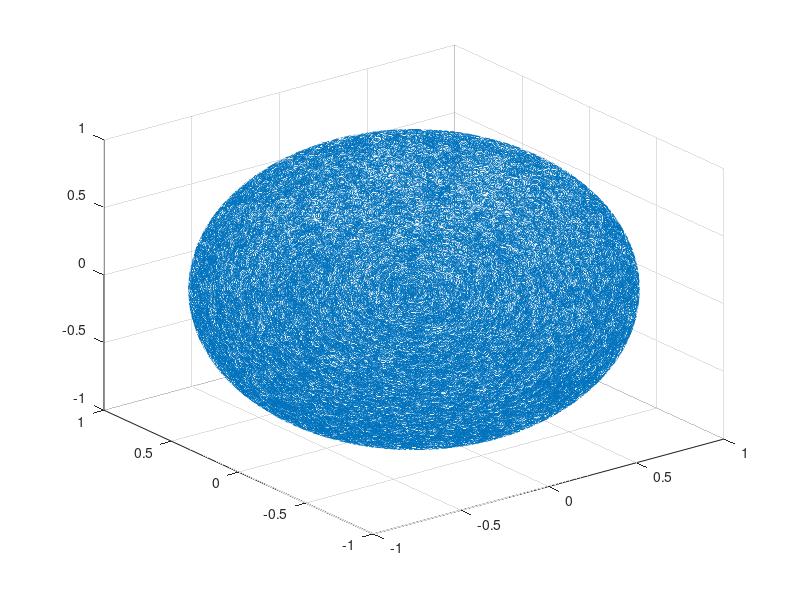

Here is the MATLAB script that generated this plot:
A = -1 + 2 * normrnd(0,1, [50000 3]);
A = A./(sqrt(A(:,1).^2 + A(:,2).^2 + A(:,3).^2));
scatter3(A(:, 1), A(:, 2), A(:, 3))